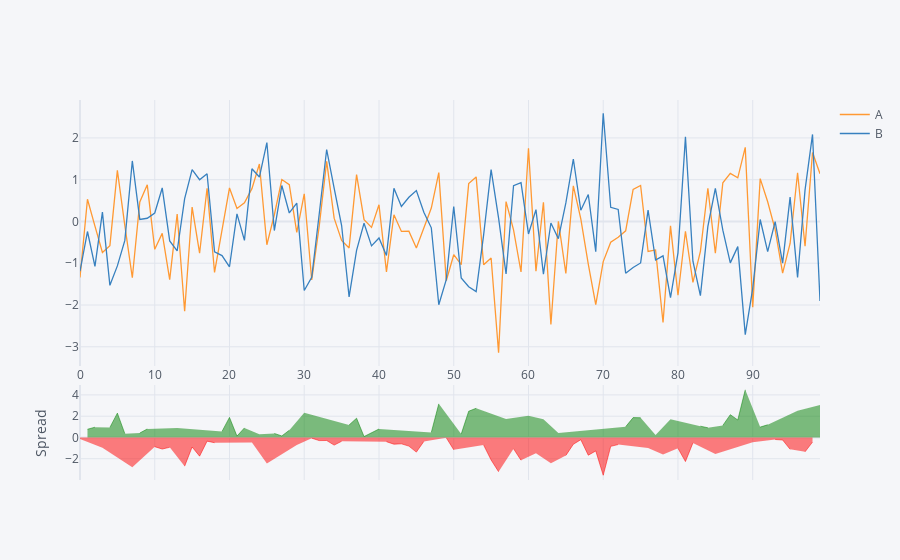

The notebook cell this image was saved under:
### Code cell
df[['A', 'B']].iplot(kind='spread')
